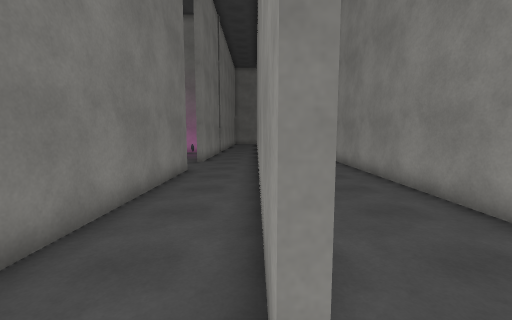
[1] (above)

19 first-person views from a walk through a scene from a Unity 3-D project. The camera is 1.5 m above the floor, tilts 6° down and sees 90° across. The floor is counted in squares, 1 m on a side. Each view is taken from the middle of a square. On the plan, view 1 faces up. The plan holds only what a view shows up to about 13 squares ahead; the rest is blank. The place goes on beyond the plan. The player character is not drawn. Surface patterns are stand-ins for the level's own textures.

[2]
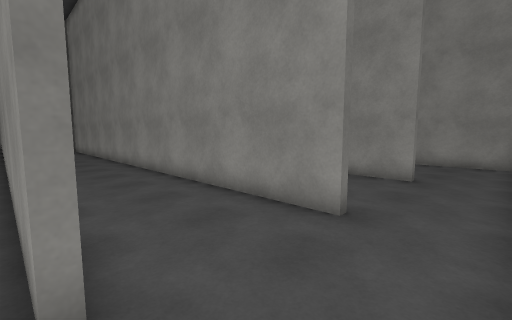

[3]
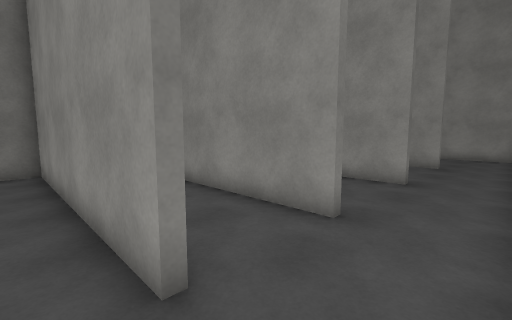

[4]
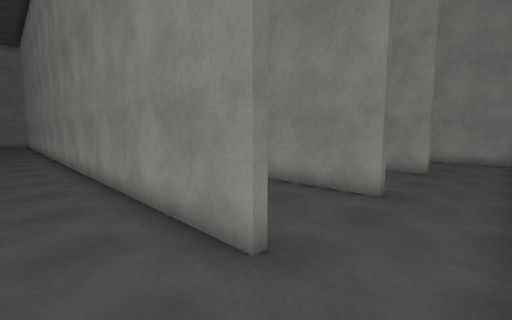

[5]
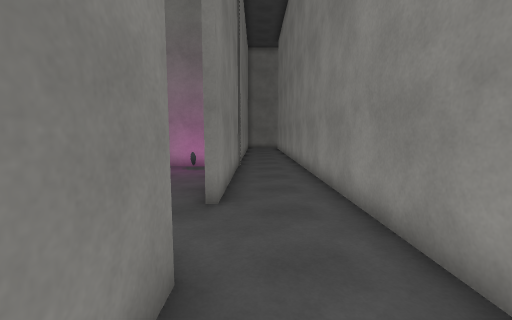

[6]
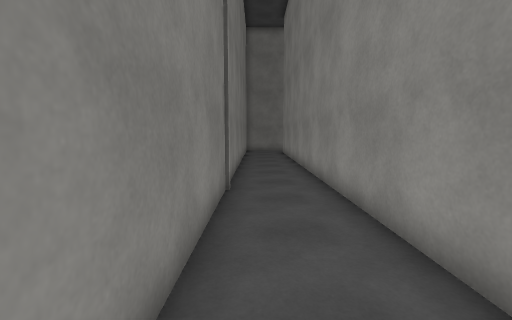

[7]
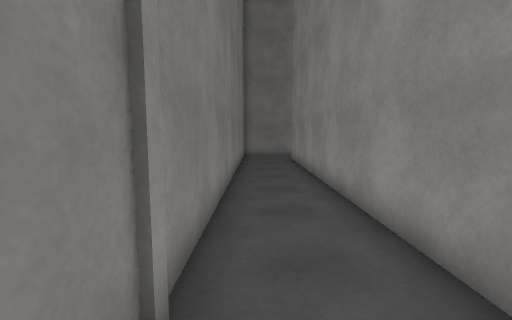

[8]
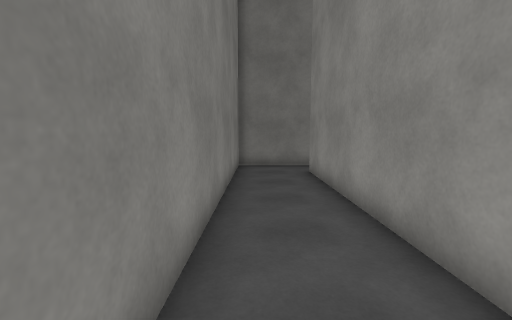

[9]
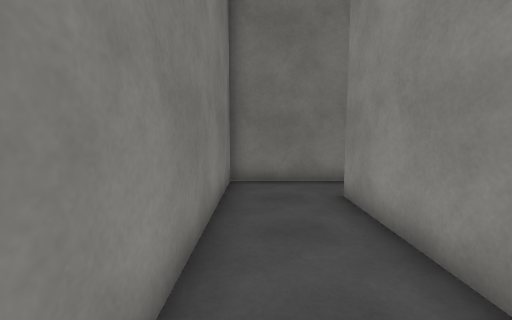

[10]
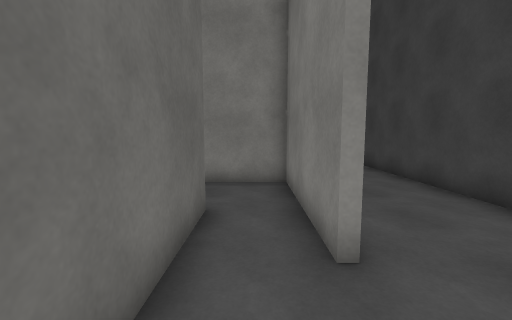

[11]
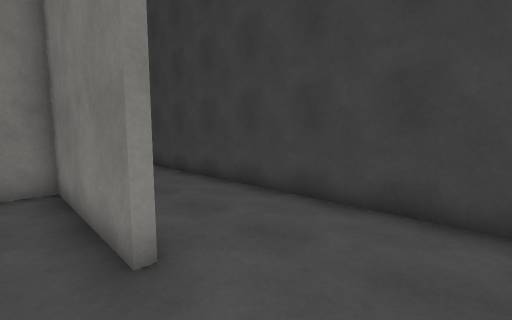

[12]
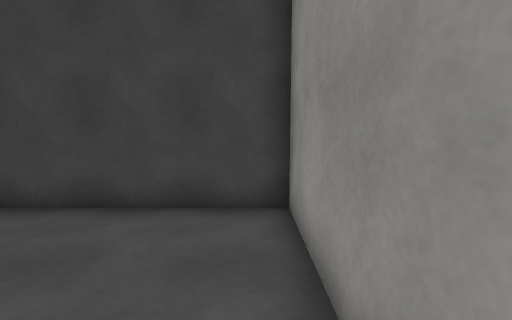

[13]
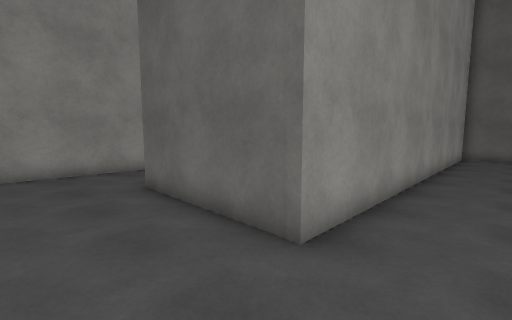

[14]
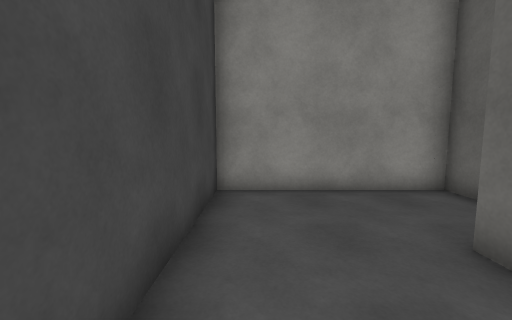

[15]
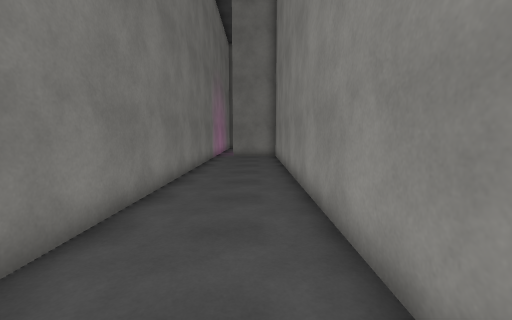

[16]
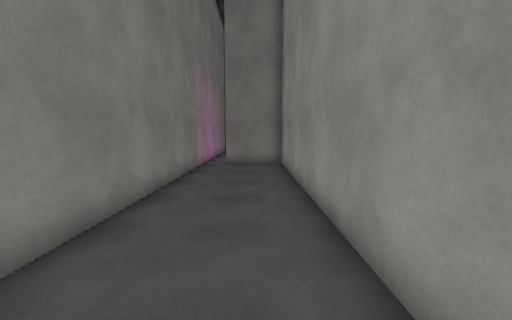

[17]
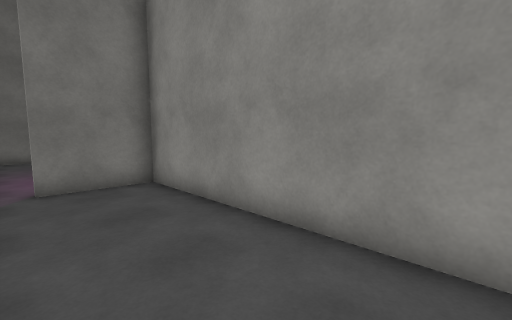

[18]
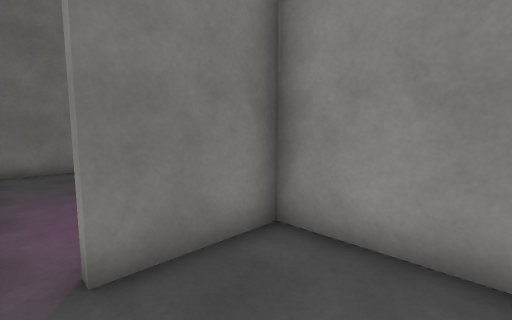

[19]
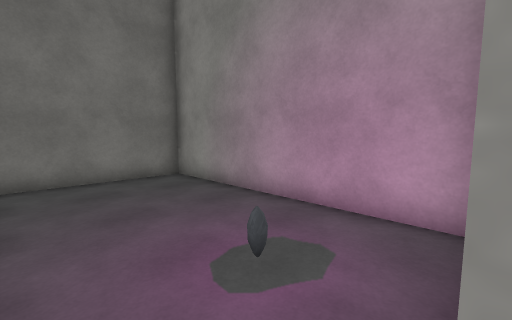

### Floor plan
Points are (right, up) in squares from view 1. A wall is a line through its corners. A room is listed if a view was taken in it or the views show most of it. See-through windows are left out.
Room 1 (views 1, 2, 3, 4, 5, 6, 7, 8, 9, 15, 16, 17, 18)
walls: (-2.8, 10.5) (-2.8, 2.6); (0.1, 1.1) (0.1, 33); (4.3, 1) (4.3, 23.8) (1.5, 23.8); (-3.1, 1) (-3.1, 10.3) (-4.1, 10.3); (0.4, 23.9) (0.4, 9.5); (-0.5, 34.9) (-2.8, 34.9) (-2.8, 13.2)
ways out: opening at (0, 34) to room 2; opening at (1, 24) to room 3; opening at (-3, 12.5); opening at (5, -0.5)
Room 2 (views 10, 11, 12, 13, 14)
walls: (0.1, 33) (5.7, 33) (5.7, 39) (-5.5, 39); (2.2, 34.9) (-0.5, 34.9); (-3.1, 21.5) (-3.1, 35.2) (2.2, 35.2); (-5.1, 19.9) (-4.5, 19.9)
ways out: opening at (0, 34) to room 1
Room 3 (view 19)
walls: (5.7, 24.4) (5.7, 32.7) (0.9, 32.7)
ways out: opening at (1, 24) to room 1
objects: other object (3, 26)

Where each view was taken, in squares from view 1:
view 1: 0 up, 0 right, facing up
view 2: 1 down, 0 right, facing up-right
view 3: 1 down, 4 left, facing up-right
view 4: 1 down, 2 left, facing up-right
view 5: 8 up, 2 left, facing up
view 6: 13 up, 2 left, facing up
view 7: 18 up, 2 left, facing up
view 8: 23 up, 2 left, facing up
view 9: 27 up, 2 left, facing up
view 10: 34 up, 5 right, facing left
view 11: 34 up, 5 right, facing up-left
view 12: 34 up, 5 right, facing up
view 13: 38 up, 5 left, facing down-right
view 14: 38 up, 1 left, facing right
view 15: 7 up, 3 right, facing up
view 16: 11 up, 3 right, facing up
view 17: 16 up, 1 right, facing up-right
view 18: 21 up, 1 right, facing up-right
view 19: 24 up, 1 right, facing up-right
